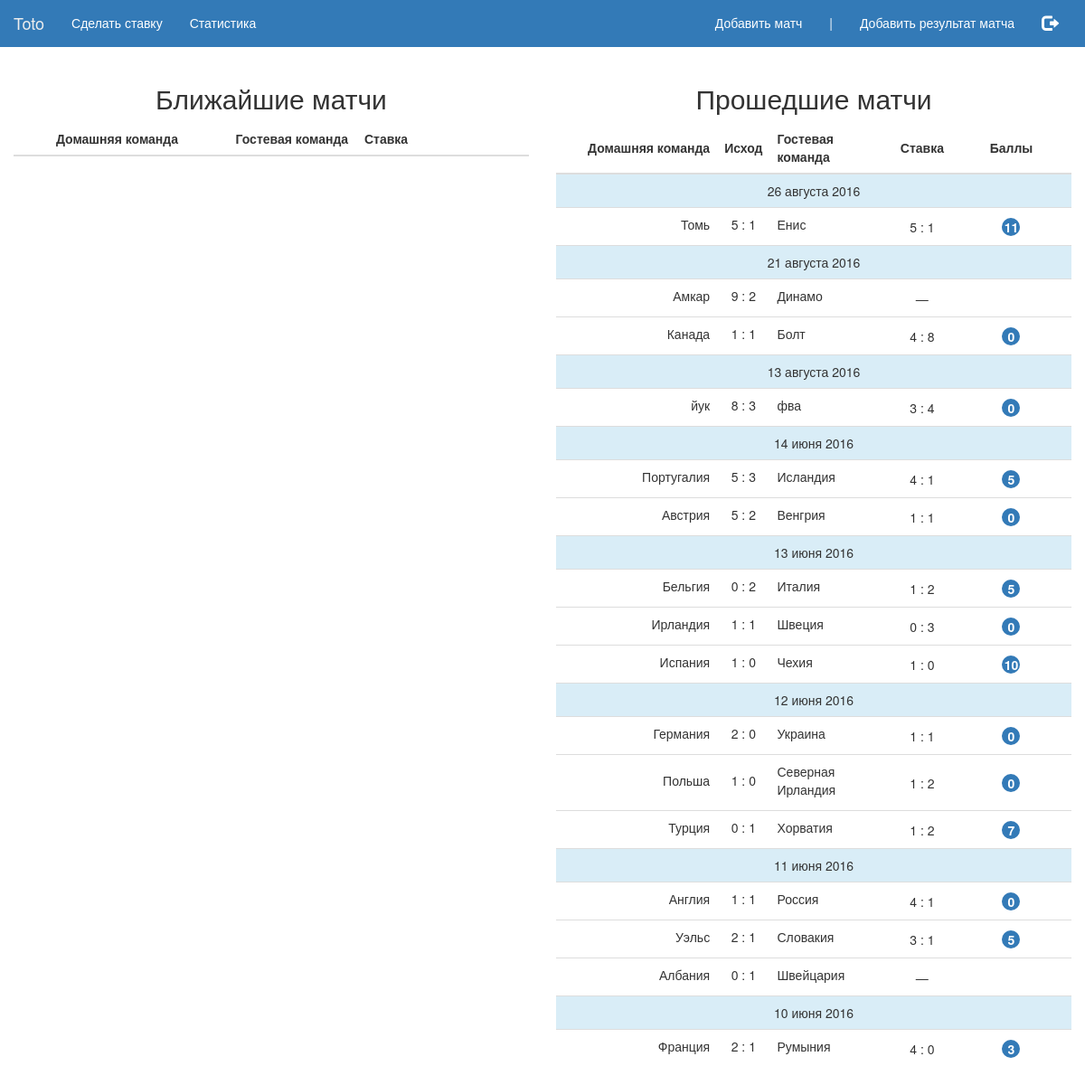
The app's page /home (signed in) with its own data.
### server/models.py (models this page shows, shortened)
class Match(db.Model):
    id = db.Column(db.Integer, primary_key=True)
    tournament = db.Column(db.String(64), db.ForeignKey('tournament.id'), index=True)
    home_team = db.Column(db.String(64), index=True)
    away_team = db.Column(db.String(64), index=True)
    time_start = db.Column(db.DateTime, index=True)
    result = db.Column(db.Integer, index=True)
    home_team_score = db.Column(db.Integer, index=True)
    away_team_score = db.Column(db.Integer, index=True)

class Bet(db.Model):
    id = db.Column(db.Integer, primary_key=True)
    user_id = db.Column(db.Integer, db.ForeignKey('user.id'), index=True)
    match_id = db.Column(db.Integer, db.ForeignKey('match.id'), index=True)
    home_team_score = db.Column(db.Integer, index=True)
    away_team_score = db.Column(db.Integer, index=True)
    points = db.Column(db.Integer, index=True)

### server/views.py (the view)
@app.route('/home')
def home():
    if current_user.is_authenticated:
        matches = get_nearest_matches_and_bets_by_user(current_user.id)
        past_matches = get_past_matches_and_bets_by_user(current_user.id)
        return render_template('home.html', user=current_user, matches=matches, past_matches=past_matches)
    return redirect('/login')

### server/dao/match_dao.py (called while the page is built)
def get_nearest_matches_and_bets_by_user(user_id):
    now = datetime.datetime.utcnow()
    return db.session.query(Match, Bet) \
        .outerjoin(Bet, and_(Bet.match_id == Match.id, Bet.user_id == user_id)) \
        .filter(Match.time_start > now) \
        .all()

def get_past_matches_and_bets_by_user(user_id):
    now = datetime.datetime.utcnow()
    return db.session.query(Match, Bet) \
        .outerjoin(Bet, and_(Bet.match_id == Match.id, Bet.user_id == user_id)) \
        .filter(Match.time_start < now) \
        .order_by(Match.time_start.desc()) \
        .all()

### server/dao/user_dao.py (called while the page is built)
def get_user_by_nickname(nickname):
    return User.query.filter(User.nickname == nickname).first()

### server/views.py (called while the page is built)
@login_manager.user_loader
def load_user(nickname):
    return get_user_by_nickname(nickname)

### templates/home.html (shortened to what this page needs)
<!DOCTYPE HTML>
<html>
<head>
    <link rel="stylesheet" type="text/css" href="/static/libs/bootstrap/css/bootstrap.css">
    <link rel="stylesheet" href="/static/css/header.css">
    <link rel="stylesheet" href="/static/css/home.css">
    <link rel="stylesheet" href="/static/css/style.css">
</head>
<body>
    {% include 'header.html' %}
    <div class="container-fluid">
        <div class="row">
            <div class="col-lg-6 col-md-12 text-center">
                <div class="row"><h2>Ближайшие матчи</h2></div>
            <table class="table table-hover">
                <colgroup>
                    <col class="col-md-4">
                    <col class="col-md-1">
                    <col class="col-md-3">
                    <col class="col-md-4">
                </colgroup>
                <thead>
                    <tr>
                        <th class="text-right">Домашняя команда</th>
                        <th class="text-center"></th>
                        <th>Гостевая команда</th>
                        <th class="text-left">Ставка</th>
                    </tr>
                </thead>
        </table>
            </div>
            <div class="col-lg-6 col-md-12 text-center">
                <div class="row"><h2>Прошедшие матчи</h2></div>
                <table class="table table-hover">
                <colgroup>
                    <col class="col-md-4">
                    <col class="col-md-1">
                    <col class="col-md-3">
                    <col class="col-md-1">
                    <col class="col-md-3">
                </colgroup>
                <thead>
                    <tr>
                        <th class="text-right">Домашняя команда</th>
                        <th class="text-center">Исход</th>
                        <th>Гостевая команда</th>
                        <th class="text-center">Ставка</th>
                        <th class="text-center">Баллы</th>
                    </tr>
                </thead>
                <tbody>
                    {% for i in range (past_matches|length) %}
                    {% set match = past_matches[i] %}
                    {% if i == 0 or past_matches[i].Match.time_start.day != past_matches[i-1].Match.time_start.day %}
                        <tr class="text-center info">
                            <td class="get-normal-date-from-datetime" colspan="8">{{ match.Match.time_start }}</td>
                        </tr>
                    {% endif %}
                    <tr>
                        <td><div class="text-right">
                            <div class="team">{{match.Match.home_team}}</div>
                        </div></td>
                        <td>
                            <div class="score">
                            {{match.Match.home_team_score if match.Match.home_team_score is not none}}
                            <span>:</span>
                            {{match.Match.away_team_score if match.Match.away_team_score is not none}}
                            </div>
                        </td>
                        <td><div class="text-left">
                            <div class="team">{{match.Match.away_team}}</div>
                        </div></td>
                        <td>
                            <div class="text-center match-score-column">
                                {% if match.Bet is not none %}
                                    {{match.Bet.home_team_score}}
                                        <span>:</span>
                                    {{match.Bet.away_team_score}}
                                {% else %}
                                    <span>—</span>
                                {% endif %}
                            </div>
                        </td>
                        <td class="text-center">
                            {% if match.Bet is not none and match.Bet.points is not none %}
                            <div class="bet-points">{{match.Bet.points}}</div>
                            {% endif %}
                        </td>
                    </tr>
                    {% endfor %}
                </tbody>
                </table>
            </div>
        </div>
    </div>
</body>
</html>

### templates/header.html (shortened to what this page needs)
<nav class="navbar navbar-default navbar">
  <div class="container-fluid">
    <div class="navbar-header">
      <a class="navbar-brand" href="/">Toto</a>
    </div>
    {% if current_user.is_authenticated %}
        <div class="collapse navbar-collapse" id="bs-example-navbar-collapse-1">
             <ul class="nav navbar-nav">
                <li><a href="/home">Сделать ставку<span class="sr-only">(current)</span></a></li>
                <li><a href="/statistics">Статистика</a></li>
            </ul>
            <ul class="nav navbar-nav navbar-right">
                {% if current_user.role == 'ADMIN' %}
                    <li><a href="/admin">Добавить матч</a></li>
                    <li><a>|</a></li>
                    <li><a href="/addresult">Добавить результат матча</a></li>
                {% endif %}
                <li>
                    <a href="/logout"><span class="glyphicon glyphicon-log-out"></span></a>
                </li>
            </ul>
        </div>
    {% else %}
        <ul class="nav navbar-nav navbar-right">
            <li><a href="/register">Регистрация</a></li>
        </ul>
    {% endif %}
  </div>
</nav>

### static/css/header.css (style rules this page uses)
.navbar-default { background-color: #337ab7; }
.navbar { border-radius: 0px; border: 0px; }
.nav.navbar-nav.navbar-right a { color: white; }
.navbar-default .navbar-nav > li > a { color: white; }
.navbar-default .navbar-brand { color: white; }
.glyphicon { font-size: 18px; }

### static/css/home.css (style rules this page uses)
.match-score-column { white-space: nowrap; padding: 0px; }

### static/css/style.css (style rules this page uses)
.bet-points { border-radius: 50%; width: 20px; text-align: center; border-color: #337AB7; display: inline-block; background-color: #337AB7; color: white; font-weight: bold; }
.table > thead > tr > th, .table > tbody > tr > th, .table > tfoot > tr > th, .table > thead > tr > td, .table > tbody > tr > td, .table > tfoot > tr > td { vertical-align: middle; }
.team { margin: 0 0 5px; }
.score { margin: 0 0 5px; }

### records on screen
Match: Match.home_team "Томь", Match "5", Match "1", Match.away_team "Енис"
Bet: Bet.home_team_score "5", Bet.away_team_score "1", Bet.points "11"
Match: Match.home_team "Амкар", Match "9", Match "2", Match.away_team "Динамо"
Match: Match.home_team "Канада", Match "1", Match "1", Match.away_team "Болт"
Bet: Bet.home_team_score "4", Bet.away_team_score "8", Bet.points "0"
Match: Match.home_team "йук", Match "8", Match "3", Match.away_team "фва"
Bet: Bet.home_team_score "3", Bet.away_team_score "4", Bet.points "0"
Match: Match.home_team "Португалия", Match "5", Match "3", Match.away_team "Исландия"
Bet: Bet.home_team_score "4", Bet.away_team_score "1", Bet.points "5"
Match: Match.home_team "Австрия", Match "5", Match "2", Match.away_team "Венгрия"
Bet: Bet.home_team_score "1", Bet.away_team_score "1", Bet.points "0"
Match: Match.home_team "Бельгия", Match "0", Match "2", Match.away_team "Италия"
Bet: Bet.home_team_score "1", Bet.away_team_score "2", Bet.points "5"
Match: Match.home_team "Ирландия", Match "1", Match "1", Match.away_team "Швеция"
Bet: Bet.home_team_score "0", Bet.away_team_score "3", Bet.points "0"
Match: Match.home_team "Испания", Match "1", Match "0", Match.away_team "Чехия"
Bet: Bet.home_team_score "1", Bet.away_team_score "0", Bet.points "10"
Match: Match.home_team "Германия", Match "2", Match "0", Match.away_team "Украина"
Bet: Bet.home_team_score "1", Bet.away_team_score "1", Bet.points "0"
Match: Match.home_team "Польша", Match "1", Match "0", Match.away_team "Северная Ирландия"
Bet: Bet.home_team_score "1", Bet.away_team_score "2", Bet.points "0"
Match: Match.home_team "Турция", Match "0", Match "1", Match.away_team "Хорватия"
Bet: Bet.home_team_score "1", Bet.away_team_score "2", Bet.points "7"
Match: Match.home_team "Англия", Match "1", Match "1", Match.away_team "Россия"
Bet: Bet.home_team_score "4", Bet.away_team_score "1", Bet.points "0"
Match: Match.home_team "Уэльс", Match "2", Match "1", Match.away_team "Словакия"
Bet: Bet.home_team_score "3", Bet.away_team_score "1", Bet.points "5"
Match: Match.home_team "Албания", Match "0", Match "1", Match.away_team "Швейцария"
Match: Match.home_team "Франция", Match "2", Match "1", Match.away_team "Румыния"
Bet: Bet.home_team_score "4", Bet.away_team_score "0", Bet.points "3"
